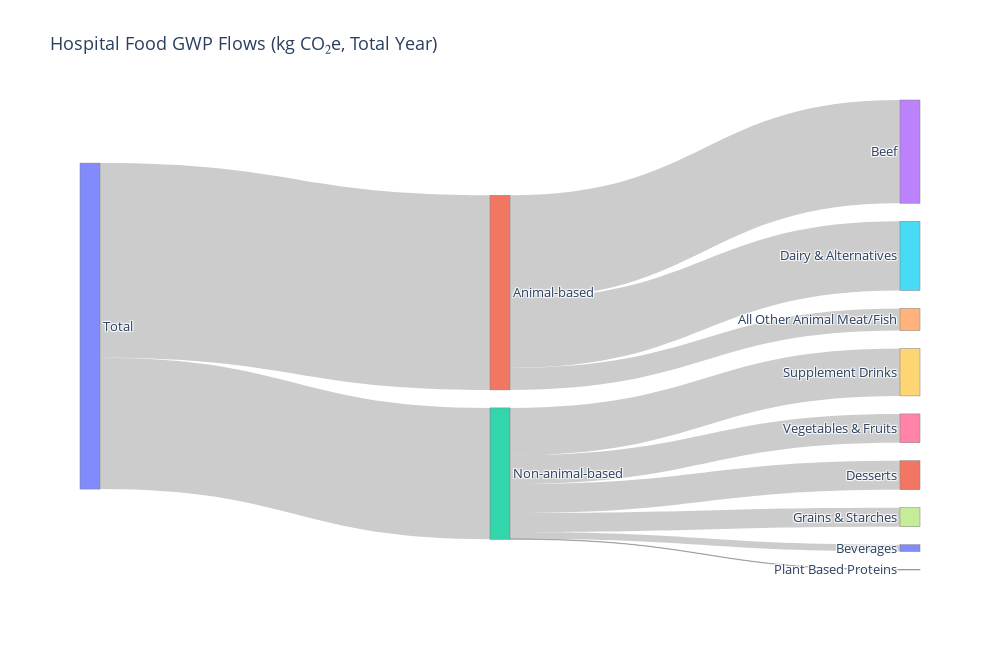

This figure's notebook cell:
### Code cell
import pandas as pd
import plotly.graph_objects as go

# 1. load your excel file
path = "Hospital_GWP_Data.xlsx"
df = pd.read_excel(path)

# 2. calculate total GWP for each category
months = ["Dec","Jan","Feb","Mar","Apr","May","Jun","Jul","Aug","Sep","Oct","Nov"]
df["Total_GWP"] = df[months].sum(axis=1)

# 3. define categories
animal = ["Beef", "All Other Animal Meat/Fish", "Dairy & Alternatives"]
non_animal = [c for c in df["Category"] if c not in animal]

# 4. compute group sums
animal_total = df.loc[df["Category"].isin(animal), "Total_GWP"].sum()
non_animal_total = df["Total_GWP"].sum() - animal_total

# 5. build nodes and links
nodes = ["Total", "Animal-based", "Non-animal-based"] + animal + non_animal
node_index = {n:i for i,n in enumerate(nodes)}

sources = []
targets = []
values  = []

# total -> animal/non-animal
sources += [node_index["Total"], node_index["Total"]]
targets += [node_index["Animal-based"], node_index["Non-animal-based"]]
values  += [animal_total, non_animal_total]

# animal -> each animal category
for c in animal:
    v = df.loc[df["Category"] == c, "Total_GWP"].iloc[0]
    sources.append(node_index["Animal-based"])
    targets.append(node_index[c])
    values.append(v)

# non-animal -> each non-animal category
for c in non_animal:
    v = df.loc[df["Category"] == c, "Total_GWP"].iloc[0]
    sources.append(node_index["Non-animal-based"])
    targets.append(node_index[c])
    values.append(v)

# 6. make the sankey plot
fig = go.Figure(data=[go.Sankey(
    arrangement="snap",
    node=dict(
        label=nodes,
        pad=18,
        thickness=20,
        line=dict(width=0.5, color="gray")
    ),
    link=dict(source=sources, target=targets, value=values)
)])

fig.update_layout(
    title="Hospital Food GWP Flows (kg CO₂e, Total Year)",
    font=dict(size=13),
    height=650,
    width=1000
)

fig.show()

### Figure 1 — Plotly figure (JSON) as saved in the notebook; plotly's stock layout.template omitted (floating-point values rounded to 4 significant figures)
{"data": [{"arrangement": "snap", "link": {"source": [0, 0, 1, 1, 1, 2, 2, 2, 2, 2, 2], "target": [1, 2, 3, 4, 5, 6, 7, 8, 9, 10, 11], "value": [1943000.0, 1313000.0, 1031000.0, 221300.0, 690800.0, 287900.0, 189700.0, 4875.0, 472800.0, 67800.0, 289500.0]}, "node": {"label": ["Total", "Animal-based", "Non-animal-based", "Beef", "All Other Animal Meat/Fish", "Dairy & Alternatives", "Vegetables & Fruits", "Grains & Starches", "Plant Based Proteins", "Supplement Drinks", "Beverages", "Desserts"], "line": {"color": "gray", "width": 0.5}, "pad": 18, "thickness": 20}, "type": "sankey"}], "layout": {"font": {"size": 13}, "height": 650, "title": {"text": "Hospital Food GWP Flows (kg CO₂e, Total Year)"}, "width": 1000}}
